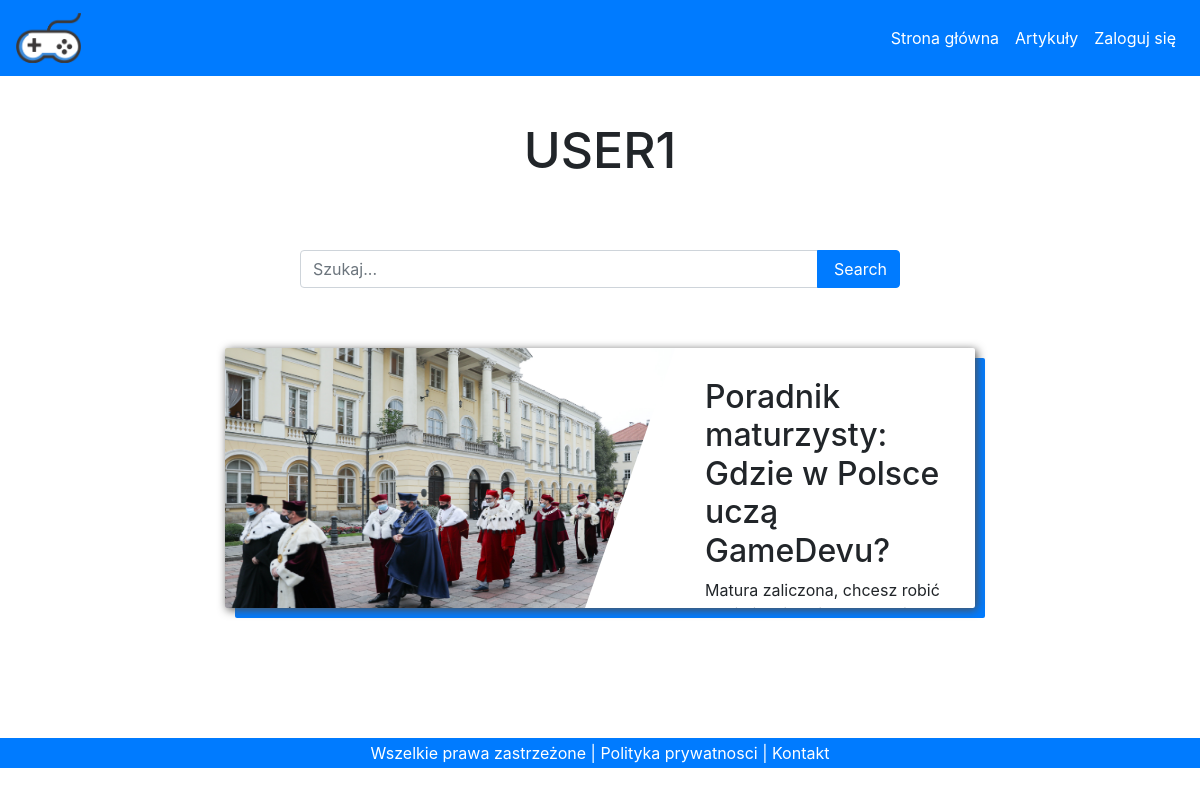
/index.php?profile=7, run on the app's committed database.
### tables this page shows
CREATE TABLE `users` (
  `user_id` int(11) NOT NULL,
  `username` varchar(32) NOT NULL,
  `email` varchar(32) NOT NULL,
  `passwordHash` text NOT NULL,
  `type_id` int(11) NOT NULL
);

CREATE TABLE `articles` (
  `article_id` int(11) NOT NULL,
  `user_id` int(11) NOT NULL,
  `add_date` date NOT NULL,
  `title` text NOT NULL,
  `description` text NOT NULL,
  `content` text NOT NULL,
  `image` text NOT NULL
);

### profile.php (the view, shortened to what this page needs)
<?php
include("connect.php");
$user_id = $_GET['profile'];
$queryUser = "SELECT username FROM users WHERE user_id=$user_id";
$result = mysqli_query($connection, $queryUser);
$user = mysqli_fetch_assoc($result);
$username = $user['username'];
if (isset($_SESSION['user'])) {
    if ($user_id == $_SESSION['user']['user_id'])
        echo '<h1 class="profile-header">Twoje artykuły</h1>';
} else
    echo '<h1 class="profile-header">' . $username . '</h1>';
?>
<form action="" method="post">
    <div class="input-group search"> <input type="text" id="" name="search" class="form-control" placeholder="Szukaj...">
        <div class="input-group-append"> <button name="submit" type="submit" class="btn btn-primary waves-effect waves-light btn-custom"><i class="fa fa-search mr-1"></i> Search</button></div>
    </div>
</form>
<div class="articles-container">
    <?php
    $user_id = $_GET['profile'];
    $query = "SELECT article_id,articles.user_id,username,add_date,title,description,image FROM articles INNER JOIN users ON articles.user_id=users.user_id WHERE articles.user_id=$user_id";
    $query .= " ORDER BY article_id DESC";
    $result = mysqli_query($connection, $query);
    if ($result) {
        while ($article = $result->fetch_assoc()) {
            $id = $article['article_id'];
            $title = $article['title'];
            $description = $article['description'];
            $img = $article['image'];
            echo '<div class="article" href="index.php?article=' . $id . '">';
            echo '<a class="link" href="index.php?article=' . $id . '">';
            echo '<img class="article-img" src="img/' . $img . '" alt="">';
            echo '</a>';
            echo '<div class="article-content">';
            echo '<a class="link" href="index.php?article=' . $id . '">';
            echo '<h2 class="article-title">' . $title . '</h2>';
            echo '</a>';
            echo '<div class="article-description">' . $description . '</div>';
            echo '</div>';
            echo '</div>';
        }
    }
    ?>
</div>

### style.css (style rules this page uses)
body { overflow-x: hidden; min-height: 100%; }
.articles-container { padding: 30px 100px 100px 100px; display: flex; flex-wrap: wrap; justify-content: center; align-content: center; }
.article { text-decoration: none !important; color: #212529; height: 260px; width: 75%; overflow: hidden; display: flex; box-shadow: 2px 2px 10px #505050, 10px 10px #007bff; border-radius: 2px; margin: 30px; }
.article-content { padding: 30px ; }
.article-img { width: 450px; height: 260px; clip-path: polygon(0 0,100% 0,80% 100%,0 100%); }
.search { margin-top: 150px; padding: 0 300px 0 300px; }
.profile-header { padding-top: 120px; margin-bottom: -80px; text-align: center; font-size: 50px; }
.link { color: #212529 !important; text-decoration: none !important; }
h1 { text-transform: uppercase; }

### data on the page
users: username "USER1"
articles: image (picture), title "Poradnik maturzysty: Gdzie w Polsce uczą GameDevu?", description "Matura zaliczona, chcesz robić…"
